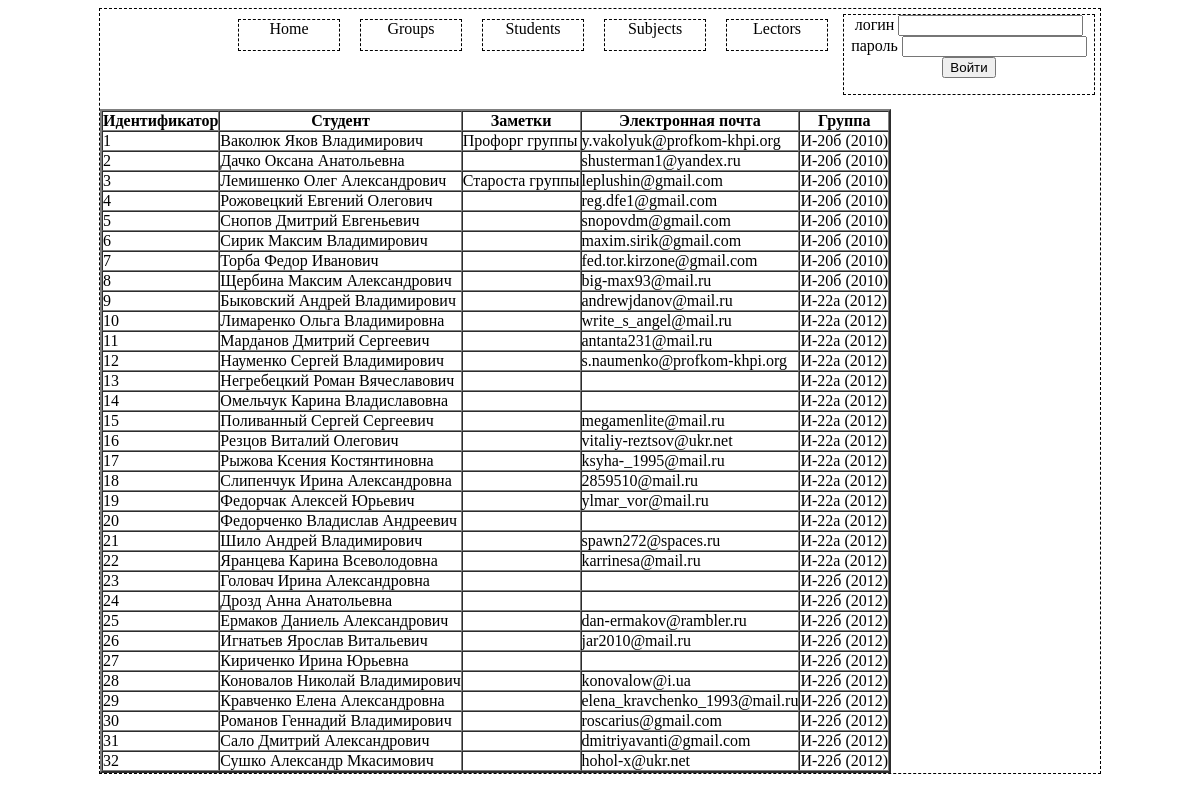
The app's page /IT_Project/students.php with its own data.
### tables this page shows
CREATE TABLE IF NOT EXISTS `students` (
  `student_id` int(10) NOT NULL AUTO_INCREMENT,
  `student_name` text,
  `student_notes` text,
  `student_email` text,
  `group_id` int(10) DEFAULT NULL,
  PRIMARY KEY (`student_id`),
  KEY `students_fk1` (`group_id`)
);

CREATE TABLE IF NOT EXISTS `groups` (
  `group_id` int(10) NOT NULL AUTO_INCREMENT,
  `group_name` text,
  PRIMARY KEY (`group_id`)
);

### IT_Project/students.php (the view, shortened to what this page needs)
<?
  if (empty($_GET['page']))
  {
  include("index.php");
  }
  else{
   $query="Select * from students";
    $result=mysql_query($query);
    echo"<table border=2 cellpadding=0 cellspacing=0>";
    echo"<TR><TH>Идентификатор</TH><TH>Cтудент</TH><TH>Заметки</TH><TH>Электронная почта</TH><TH>Группа</TH></TR>";
    while($row=mysql_fetch_array($result))
    {
	$query2="select group_name from groups where group_id=".$row['group_id'];
	$resultgroups=mysql_query($query2);
	$rowgroup=mysql_fetch_array($resultgroups);
    echo"<tr><td>".$row['student_id']."</td><td><a href=\"student_detail.php?studentId=".$row['student_id']."\">".$row['student_name']."</a></td><td>".$row['student_notes']."</td><td>".$row['student_email']."</td><td>".$rowgroup['group_name']."</td>
	</tr>";
    }
    echo"</table>";
	}
?>

### IT_Project/css/index.css (style rules this page uses)
a { margin-top:15px; text-decoration: none; color: #000; }

### records on screen
students: student_id "1", student_name "Ваколюк Яков Владимирович", student_notes "Профорг группы", student_email "y.vakolyuk@profkom-khpi.org", group.group_name "И-20б (2010)"
students: student_id "2", student_name "Дачко Оксана Анатольевна", student_email "shusterman1@yandex.ru", group.group_name "И-20б (2010)"
students: student_id "3", student_name "Лемишенко Олег Александрович", student_notes "Староста группы", student_email "leplushin@gmail.com", group.group_name "И-20б (2010)"
students: student_id "4", student_name "Рожовецкий Евгений Олегович", student_email "reg.dfe1@gmail.com", group.group_name "И-20б (2010)"
students: student_id "5", student_name "Снопов Дмитрий Евгеньевич", student_email "snopovdm@gmail.com", group.group_name "И-20б (2010)"
students: student_id "6", student_name "Сирик Максим Владимирович", student_email "maxim.sirik@gmail.com", group.group_name "И-20б (2010)"
students: student_id "7", student_name "Торба Федор Иванович", student_email "fed.tor.kirzone@gmail.com", group.group_name "И-20б (2010)"
students: student_id "8", student_name "Щербина Максим Александрович", student_email "big-max93@mail.ru", group.group_name "И-20б (2010)"
students: student_id "9", student_name "Быковский Андрей Владимирович", student_email "andrewjdanov@mail.ru", group.group_name "И-22а (2012)"
students: student_id "10", student_name "Лимаренко Ольга Владимировна", student_email "write_s_angel@mail.ru", group.group_name "И-22а (2012)"
students: student_id "11", student_name "Марданов Дмитрий Сергеевич", student_email "antanta231@mail.ru", group.group_name "И-22а (2012)"
students: student_id "12", student_name "Науменко Сергей Владимирович", student_email "s.naumenko@profkom-khpi.org", group.group_name "И-22а (2012)"
students: student_id "13", student_name "Негребецкий Роман Вячеславович", group.group_name "И-22а (2012)"
students: student_id "14", student_name "Омельчук Карина Владиславовна", group.group_name "И-22а (2012)"
students: student_id "15", student_name "Поливанный Сергей Сергеевич", student_email "megamenlite@mail.ru", group.group_name "И-22а (2012)"
students: student_id "16", student_name "Резцов Виталий Олегович", student_email "vitaliy-reztsov@ukr.net", group.group_name "И-22а (2012)"
students: student_id "17", student_name "Рыжова Ксения Костянтиновна", student_email "ksyha-_1995@mail.ru", group.group_name "И-22а (2012)"
students: student_id "18", student_name "Слипенчук Ирина Александровна", student_email "2859510@mail.ru", group.group_name "И-22а (2012)"
students: student_id "19", student_name "Федорчак Алексей Юрьевич", student_email "ylmar_vor@mail.ru", group.group_name "И-22а (2012)"
students: student_id "20", student_name "Федорченко Владислав Андреевич", group.group_name "И-22а (2012)"
students: student_id "21", student_name "Шило Андрей Владимирович", student_email "spawn272@spaces.ru", group.group_name "И-22а (2012)"
students: student_id "22", student_name "Яранцева Карина Всеволодовна", student_email "karrinesa@mail.ru", group.group_name "И-22а (2012)"
students: student_id "23", student_name "Головач Ирина Александровна", group.group_name "И-22б (2012)"
students: student_id "24", student_name "Дрозд Анна Анатольевна", group.group_name "И-22б (2012)"
students: student_id "25", student_name "Ермаков Даниель Александрович", student_email "dan-ermakov@rambler.ru", group.group_name "И-22б (2012)"
students: student_id "26", student_name "Игнатьев Ярослав Витальевич", student_email "jar2010@mail.ru", group.group_name "И-22б (2012)"
students: student_id "27", student_name "Кириченко Ирина Юрьевна", group.group_name "И-22б (2012)"
students: student_id "28", student_name "Коновалов Николай Владимирович", student_email "konovalow@i.ua", group.group_name "И-22б (2012)"
students: student_id "29", student_name "Кравченко Елена Александровна", student_email "elena_kravchenko_1993@mail.ru", group.group_name "И-22б (2012)"
students: student_id "30", student_name "Романов Геннадий Владимирович", student_email "roscarius@gmail.com", group.group_name "И-22б (2012)"
students: student_id "31", student_name "Сало Дмитрий Александрович", student_email "dmitriyavanti@gmail.com", group.group_name "И-22б (2012)"
students: student_id "32", student_name "Сушко Александр Мкасимович", student_email "hohol-x@ukr.net", group.group_name "И-22б (2012)"
